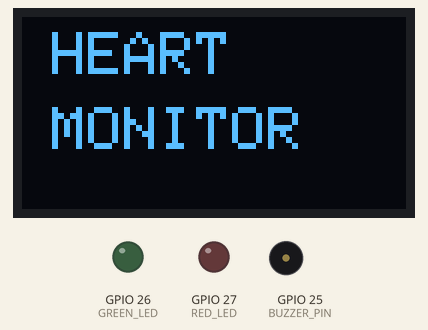
A sketch run on a simulated ESP32. Shown: 128×64 one-colour display, output pins drawn as LEDs (lit = HIGH), buzzer (waves = sounding, pin HIGH). What the sketch prints to the serial monitor is not drawn.

Above: at 0.1 s.
At 2.1 s:
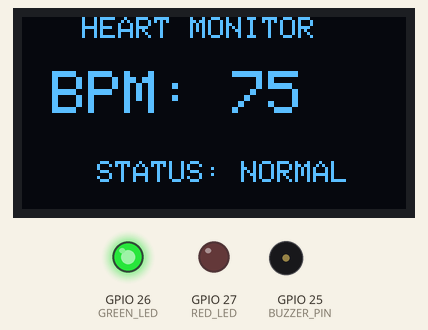
At 11.32 s:
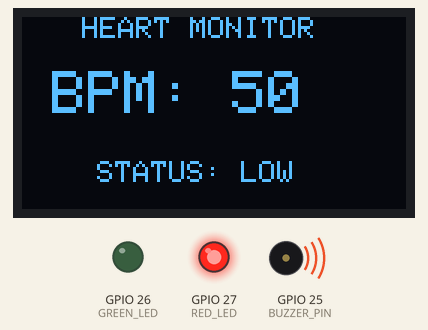
At 16.61 s:
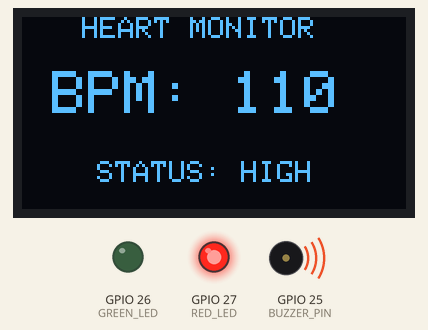
At 20.76 s:
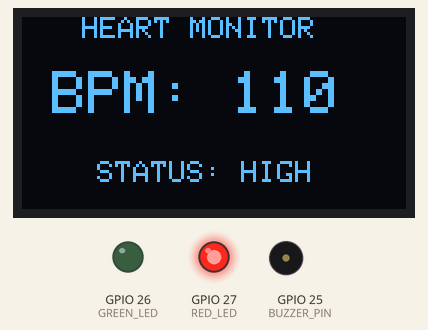
At 39.62 s:
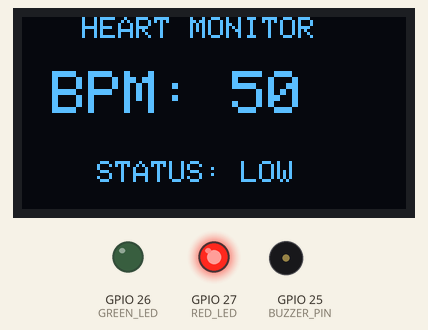
Timing chart, 0 to 40.0 s (numbered marks = the images above):
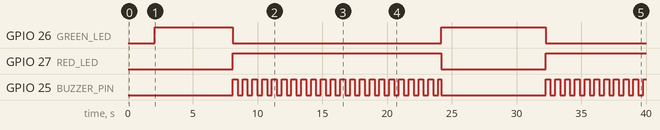

The sketch:

heartbeat_monitor.ino
```cpp
#include <Wire.h>
#include <Adafruit_GFX.h>
#include <Adafruit_SSD1306.h>

// ================= PIN DEFINITIONS =================

#define OLED_SDA 21
#define OLED_SCL 22

#define BUZZER_PIN 25
#define GREEN_LED 26
#define RED_LED 27

// ================= OLED SETTINGS =================

#define SCREEN_WIDTH 128
#define SCREEN_HEIGHT 64
#define OLED_RESET -1
#define OLED_ADDRESS 0x3C

Adafruit_SSD1306 display(
  SCREEN_WIDTH,
  SCREEN_HEIGHT,
  &Wire,
  OLED_RESET
);

// ================= THRESHOLDS =================

// Educational demonstration thresholds
const int LOW_THRESHOLD = 60;
const int HIGH_THRESHOLD = 100;

// ================= SIMULATION VARIABLES =================

int simulatedBPM = 75;

unsigned long lastBPMChange = 0;
unsigned long lastBuzzerChange = 0;

bool buzzerState = false;

// Simulation states
int simulationState = 0;


// ======================================================
// SETUP
// ======================================================

void setup() {

  Serial.begin(115200);

  // Output pins
  pinMode(BUZZER_PIN, OUTPUT);
  pinMode(GREEN_LED, OUTPUT);
  pinMode(RED_LED, OUTPUT);

  // Turn everything OFF initially
  digitalWrite(BUZZER_PIN, LOW);
  digitalWrite(GREEN_LED, LOW);
  digitalWrite(RED_LED, LOW);

  // Start I2C
  Wire.begin(OLED_SDA, OLED_SCL);

  // Initialize OLED
  if (!display.begin(SSD1306_SWITCHCAPVCC, OLED_ADDRESS)) {

    Serial.println("OLED initialization failed!");

    while (true) {
      delay(1000);
    }
  }

  display.clearDisplay();

  display.setTextColor(SSD1306_WHITE);

  display.setTextSize(2);
  display.setCursor(10, 5);
  display.println("HEART");

  display.setCursor(10, 30);
  display.println("MONITOR");

  display.display();

  delay(2000);

  Serial.println("--------------------------------");
  Serial.println("Heartbeat Monitor Started");
  Serial.println("--------------------------------");
}


// ======================================================
// LOOP
// ======================================================

void loop() {

  unsigned long currentTime = millis();

  // Change simulated BPM every 8 seconds
  if (currentTime - lastBPMChange >= 8000) {

    lastBPMChange = currentTime;

    simulationState++;

    if (simulationState > 2) {
      simulationState = 0;
    }

    // -------------------------------
    // NORMAL
    // -------------------------------

    if (simulationState == 0) {

      simulatedBPM = 75;
    }

    // -------------------------------
    // LOW
    // -------------------------------

    else if (simulationState == 1) {

      simulatedBPM = 50;
    }

    // -------------------------------
    // HIGH
    // -------------------------------

    else if (simulationState == 2) {

      simulatedBPM = 110;
    }
  }

  // Process BPM
  processHeartbeat(simulatedBPM);

  delay(100);
}


// ======================================================
// HEARTBEAT PROCESSING
// ======================================================

void processHeartbeat(int bpm) {

  String status;

  // -------------------------------
  // LOW BPM
  // -------------------------------

  if (bpm < LOW_THRESHOLD) {

    status = "LOW";

    digitalWrite(GREEN_LED, LOW);
    digitalWrite(RED_LED, HIGH);

    alertBuzzer();

  }

  // -------------------------------
  // HIGH BPM
  // -------------------------------

  else if (bpm > HIGH_THRESHOLD) {

    status = "HIGH";

    digitalWrite(GREEN_LED, LOW);
    digitalWrite(RED_LED, HIGH);

    alertBuzzer();

  }

  // -------------------------------
  // NORMAL BPM
  // -------------------------------

  else {

    status = "NORMAL";

    digitalWrite(GREEN_LED, HIGH);
    digitalWrite(RED_LED, LOW);

    digitalWrite(BUZZER_PIN, LOW);
    buzzerState = false;
  }

  // Display on OLED
  displayBPM(bpm, status);

  // Serial Monitor
  static unsigned long lastSerial = 0;

  if (millis() - lastSerial >= 1000) {

    lastSerial = millis();

    Serial.print("Heart Rate: ");
    Serial.print(bpm);
    Serial.print(" BPM");

    Serial.print(" | Status: ");
    Serial.println(status);
  }
}


// ======================================================
// BUZZER ALERT
// ======================================================

void alertBuzzer() {

  unsigned long currentTime = millis();

  // Buzzer ON/OFF every 300 ms
  if (currentTime - lastBuzzerChange >= 300) {

    lastBuzzerChange = currentTime;

    buzzerState = !buzzerState;

    digitalWrite(BUZZER_PIN, buzzerState);
  }
}


// ======================================================
// OLED DISPLAY
// ======================================================

void displayBPM(int bpm, String status) {

  display.clearDisplay();

  // Title
  display.setTextSize(1);
  display.setCursor(20, 0);
  display.println("HEART MONITOR");

  // BPM
  display.setTextSize(2);
  display.setCursor(10, 18);
  display.print("BPM:");

  display.setCursor(70, 18);
  display.println(bpm);

  // Status
  display.setTextSize(1);
  display.setCursor(25, 48);
  display.print("STATUS: ");
  display.println(status);

  display.display();
}
```

Measured:
- by itself, GPIO 26 (GREEN_LED): LOW → HIGH at 2.1 s, → LOW 6.0 s later, → HIGH 16.1 s later, → LOW 8.0 s later
- by itself, GPIO 27 (RED_LED): LOW → HIGH at 8.1 s, → LOW 16.1 s later, → HIGH 8.0 s later
- by itself, GPIO 25 (BUZZER_PIN): goes 21 × (HIGH 0.38 s, LOW 0.38 s), HIGH 0.25 s, LOW 8.0 s, 10 × (HIGH 0.38 s, LOW 0.38 s), then HIGH
- what the display in image 1 shows lasts 6.0 s, from 2.1 s to 8.1 s
